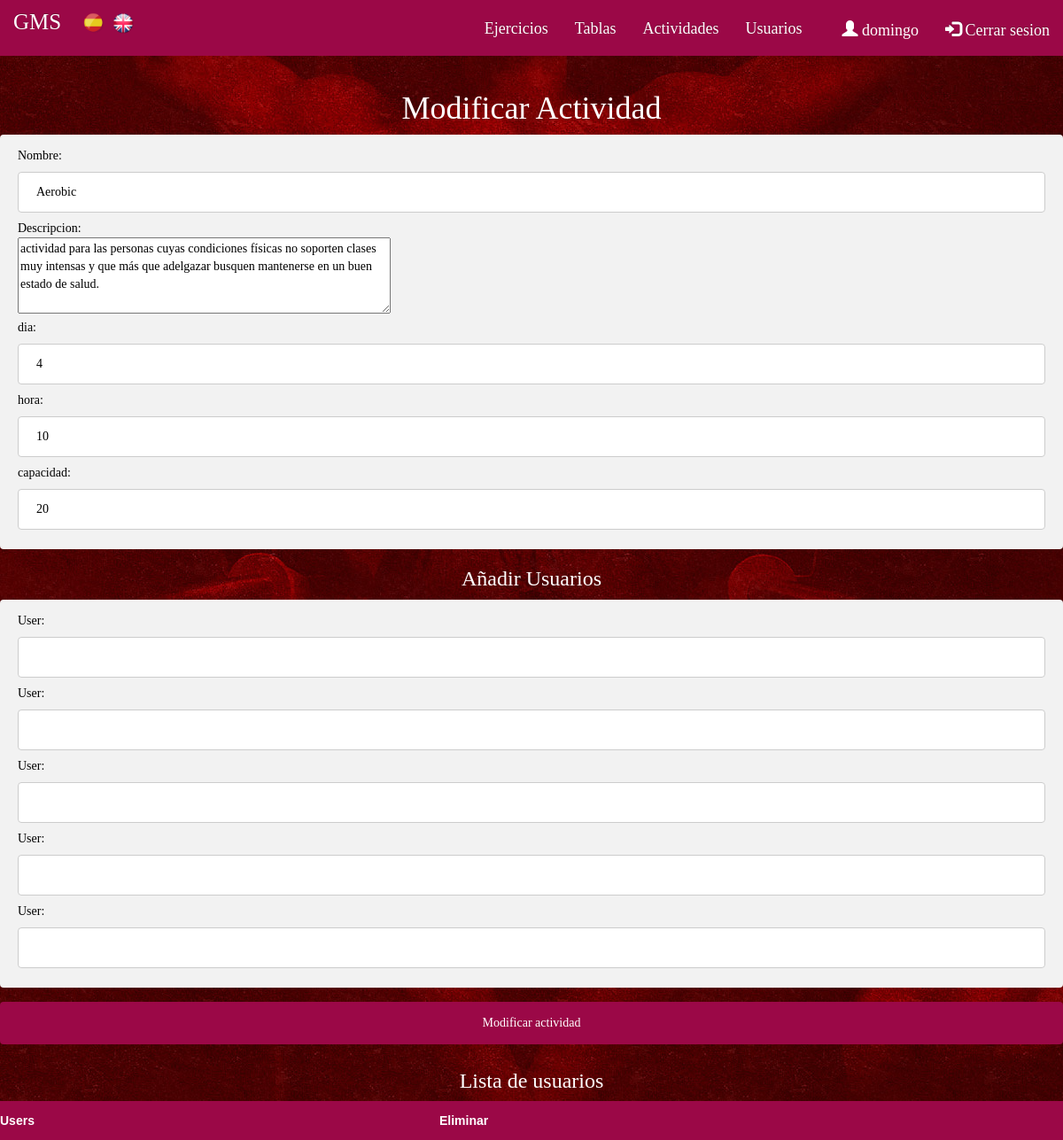
Screenshot of /index.php?controller=actividades&action=edit&idactividad=1 (signed in) with the database file from the repository.
### tables this page shows
CREATE TABLE IF NOT EXISTS `Actividad` (
  `idactividad` INT NOT NULL AUTO_INCREMENT,
  `nombreactividad` VARCHAR(45) NULL,
  `descripcionactividad` VARCHAR(1000) NULL,
  `dia`INT NULL,
  `hora` INT NULL,
  `capacidad` INT NULL,
   PRIMARY KEY (`idactividad`));

### core/ViewManager.php (called while the page is built, shortened)
<?php
class ViewManager {
	private $variables = array();
	public function setVariable($varname, $value, $flash=false) {
		$this->variables[$varname] = $value;
	}
	public function getVariable($varname, $default=NULL) {
		if (!isset($this->variables[$varname])) {
			return $default;
		}
		return $this->variables[$varname];
	}
	public function render($controller, $viewname) {
		include(__DIR__."/../view/$controller/$viewname.php");
	}
	private static $viewmanager_singleton = NULL;
	public static function getInstance() {
		if (self::$viewmanager_singleton == null) {
			self::$viewmanager_singleton = new ViewManager();
		}
		return self::$viewmanager_singleton;
	}
}

### controller/ActividadesController.php (called while the page is built, shortened)
<?php
require_once(__DIR__."/../model/Actividad.php");
require_once(__DIR__."/../model/ActividadMapper.php");
require_once(__DIR__."/../core/ViewManager.php");
class ActividadesController extends BaseController {
	private $actividadMapper;
	public function __construct() {
		$this->actividadMapper = new ActividadMapper();
	}
	public function edit() {
		$user = new User();
		$actividadid = $_REQUEST["idactividad"];
		$actividad = $this->actividadMapper->findById($actividadid);
		$users = $this->actividadMapper->findUsuariosActividad($actividadid);
		$this->view->setVariable("user", $user);
		$this->view->setVariable("users", $users);
		$this->view->setVariable("actividad", $actividad);
		$this->view->render("actividades", "edit");
	}
}
	?>

### index.php (called while the page is built, shortened)
<?php
function run() {
	try {
		$controller = loadController($_GET["controller"]);
		$actionName = $_GET["action"];
		$controller->$actionName();
	} catch(Exception $ex) {
		die("An exception occured!!!!!".$ex->getMessage());
	}
}
function loadController($controllerName) {
	return new $controllerClassName();
}
run();
?>

### view/messages/messages_es.php (called while the page is built)
<?php
$i18n_messages = array()
?>

### core/I18n.php (called while the page is built, shortened)
<?php
class I18n {
	private $messages;
	public function setLanguage($language) {
		$this->messages = $i18n_messages;
	}
	public function i18n($key) {
		if (isset($this->messages[$key])){
			return $this->messages[$key];
		}else{
			return $key;
		}
	}
	private static $i18n_singleton = null;
	public static function getInstance() {
		if (self::$i18n_singleton == NULL) {
			self::$i18n_singleton = new I18n();
		}
		return self::$i18n_singleton;
	}
}
function i18n($key) {
	return I18n::getInstance()->i18n($key);
}

### model/Actividad.php (called while the page is built, shortened)
<?php
class Actividad {
    private $nombreactividad;
    private $descripcionactividad;
    private $dia;
    private $hora;
    private $capacidad;
    public function __construct($idactividad="" , $nombreactividad="", $descripcionactividad="" , $dia="" , $hora="",
		$capacidad="") {
        $this->nombreactividad = $nombreactividad;
        $this->descripcionactividad = $descripcionactividad;
        $this->dia = $dia;
        $this->hora = $hora;
        $this->capacidad = $capacidad;
    }
	public function getnombreactividad (){
        return $this ->nombreactividad;
    }
    public function getdescripcionactividad (){
        return $this ->descripcionactividad;
    }
	public function getdia (){
        return $this ->dia;
    }
    public function gethora (){
        return $this ->hora;
    }
    public function getcapacidad (){
        return $this ->capacidad;
    }
}
?>

### model/ActividadMapper.php (called while the page is built, shortened)
<?php
require_once(__DIR__."/../core/PDOConnection.php");
require_once(__DIR__."/../model/Actividad.php");
class ActividadMapper {
	private $db;
	public function __construct() {
		$this->db = PDOConnection::getInstance();
	}
	public function findById($actividadid){
		$stmt = $this->db->prepare("SELECT * FROM actividad WHERE idactividad=?");
		$stmt->execute(array($actividadid));
		$actividad = $stmt->fetch(PDO::FETCH_ASSOC);
		if($actividad != null) {
			return new Actividad(
			$actividad["idactividad"],
			$actividad["nombreactividad"],
			$actividad["descripcionactividad"],
			$actividad["dia"],
			$actividad["hora"],
			$actividad["capacidad"]
			);
		} else {
			return NULL;
		}
	}
	}

### core/PDOConnection.php (called while the page is built)
<?php
class PDOConnection {
	private static $dbhost = "127.0.0.1";
	private static $dbname = "gymgms";
	private static $dbuser = "gymuser";
	private static $dbpass = "gympass";
	private static $db_singleton = null;
	public static function getInstance() {
		if (self::$db_singleton == null) {
			self::$db_singleton = new PDO(
			"mysql:host=".self::$dbhost.";dbname=".self::$dbname.";charset=utf8",
			self::$dbuser,
			self::$dbpass,
			array(
				PDO::ATTR_EMULATE_PREPARES => false,
				PDO::ATTR_ERRMODE => PDO::ERRMODE_EXCEPTION
			)
		);
	}
	return self::$db_singleton;
}
}
?>

### view/actividades/edit.php (the view, shortened to what this page needs)
<?php
require_once(__DIR__."/../../core/ViewManager.php");
$view = ViewManager::getInstance();
$actividad = $view->getVariable("actividad");
$errors = $view->getVariable("errors");
?><h1><?= i18n("Modificar Actividad") ?></h1>
	<form action="index.php?controller=actividades&amp;action=edit" method="POST">
	<div class='form'>
		<?= i18n("Nombre") ?>: <input type="text" name="nombreactividad"
		value="<?= isset($_POST["nombreactividad"])?$_POST["nombreactividad"]:$actividad->getnombreactividad() ?>">
		<?= isset($errors["nombreactividad"])?i18n($errors["nombreactividad"]):"" ?><br>
		<?= i18n("Descripcion") ?>: <br>
		<textarea name="descripcionactividad" rows="4" cols="50"><?=
		isset($_POST["descripcionactividad"])?
		htmlentities($_POST["descripcionactividad"]):
		htmlentities($actividad->getdescripcionactividad())
		?></textarea>
		<?= isset($errors["descripcionactividad"])?i18n($errors["descripcionactividad"]):"" ?><br>
		<?= i18n("dia") ?>: <input type="text" name="dia"
		value="<?= isset($_POST["dia"])?$_POST["dia"]:$actividad->getdia() ?>">
		<?= isset($errors["dia"])?i18n($errors["dia"]):"" ?><br>
		<?= i18n("hora") ?>: <input type="text" name="hora"
		value="<?= isset($_POST["hora"])?$_POST["hora"]:$actividad->gethora() ?>">
		<?= isset($errors["hora"])?i18n($errors["hora"]):"" ?><br>
		<?= i18n("capacidad") ?>: <input type="text" name="capacidad"
		value="<?= isset($_POST["capacidad"])?$_POST["capacidad"]:$actividad->getcapacidad() ?>">
		<?= isset($errors["capacidad"])?i18n($errors["capacidad"]):"" ?><br>
	</div>
	<table class='tablas'>
		<tr>
			<th><?= i18n("Users")?></th><th><?= i18n("Eliminar")?></th>
		</tr>
<h3><?= i18n("Añadir Usuarios") ?></h3>
	<div class='form'>
	<?= i18n("User") ?>: <input type="text" name="nombreuser1">
	<?= isset($errors["nombreuser1"])?i18n($errors["nombreuser1"]):"" ?><br>
	<?= i18n("User") ?>: <input type="text" name="nombreuser2">
	<?= isset($errors["nombreuser2"])?i18n($errors["nombreuser2"]):"" ?><br>
	<?= i18n("User") ?>: <input type="text" name="nombreuser3">
	<?= isset($errors["nombreuser3"])?i18n($errors["nombreuser3"]):"" ?><br>
	<?= i18n("User") ?>: <input type="text" name="nombreuser4">
	<?= isset($errors["nombreuser4"])?i18n($errors["nombreuser4"]):"" ?><br>
	<?= i18n("User") ?>: <input type="text" name="nombreuser5">
	<?= isset($errors["nombreuser5"])?i18n($errors["nombreuser5"]):"" ?><br>
</div>
		<input type="submit" name="submit" value="<?= i18n("Modificar actividad") ?>">
	</form>
<h3><?= i18n("Lista de usuarios") ?></h3>

### css/style.css (style rules this page uses)
body, header { font-family: 'Raleway'; overflow: auto; }
.body-index { background-image: url("fondorojo.jpg"); background-position: top center; background-repeat: no-repeat; }
h1, h3 { color: white; text-align: center; }
.tablas { font-family: "Trebuchet MS", Arial, Helvetica, sans-serif; border-collapse: collapse; width: 100%; }
.tablas tr { background-color: #ddd; }
.tablas th { padding-top: 12px; padding-bottom: 12px; text-align: left; background-color: #9B0847; color: white; }
input[type=text], select { width: 100%; padding: 12px 20px; margin: 8px 0; display: inline-block; border: 1px solid #ccc; border-radius: 4px; box-sizing: border-box; }
input[type=submit] { width: 100%; background-color: #9B0847; color: white; padding: 14px 20px; margin: 8px 0; border: none; border-radius: 4px; cursor: pointer; }
.form { width: 100%; background-color: #f2f2f2; color: black; padding: 14px 20px; margin: 8px 0; border: none; border-radius: 4px; cursor: pointer; }

### rows the page displays
actividad: nombreactividad "Aerobic", descripcionactividad "actividad para las personas cuyas condiciones físicas no soporten clases muy intensas y que más que adelgazar busquen mantenerse en un buen estado de salud.", dia "4", hora "10", capacidad "20"

### other values shown
i18n("Ejercicios") "Ejercicios"
i18n("Tablas") "Tablas"
i18n("Actividades") "Actividades"
i18n("Usuarios") "Usuarios"
$currentuser "domingo"
i18n("Cerrar sesion") "Cerrar sesion"
i18n("Modificar Actividad") "Modificar Actividad"
i18n("Nombre") "Nombre"
i18n("Descripcion") "Descripcion"
i18n("dia") "dia"
i18n("hora") "hora"
i18n("capacidad") "capacidad"
i18n("Users") "Users"
i18n("Eliminar") "Eliminar"
i18n("Añadir Usuarios") "Añadir Usuarios"
